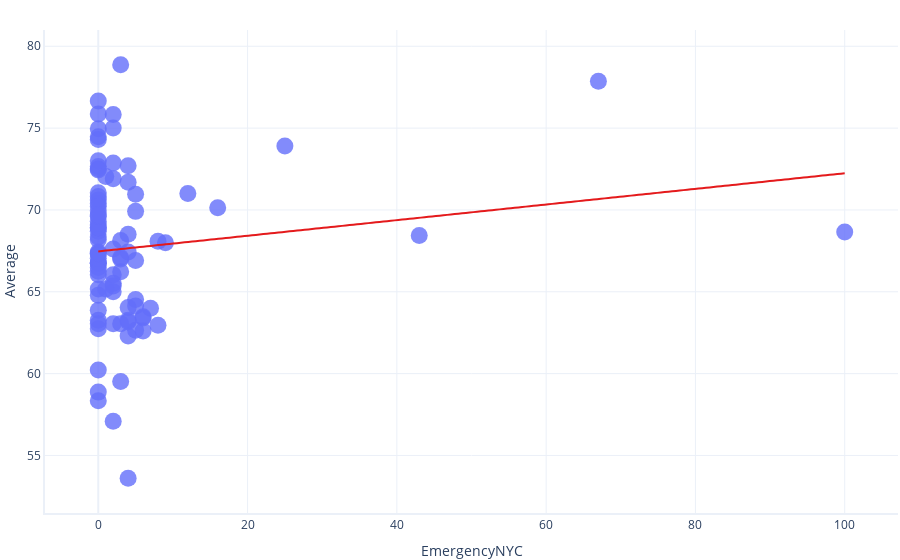

The code cell stored with this chart in its notebook:
### Code cell
formula = "Average ~ EmergencyNYC"

model = smf.ols(formula = formula, data = dataset).fit()

graphing.scatter_2D(dataset,    label_x="EmergencyNYC",
                                label_y="Average",
                                trendline=lambda x: model.params[1] * x + model.params[0]
                                )
